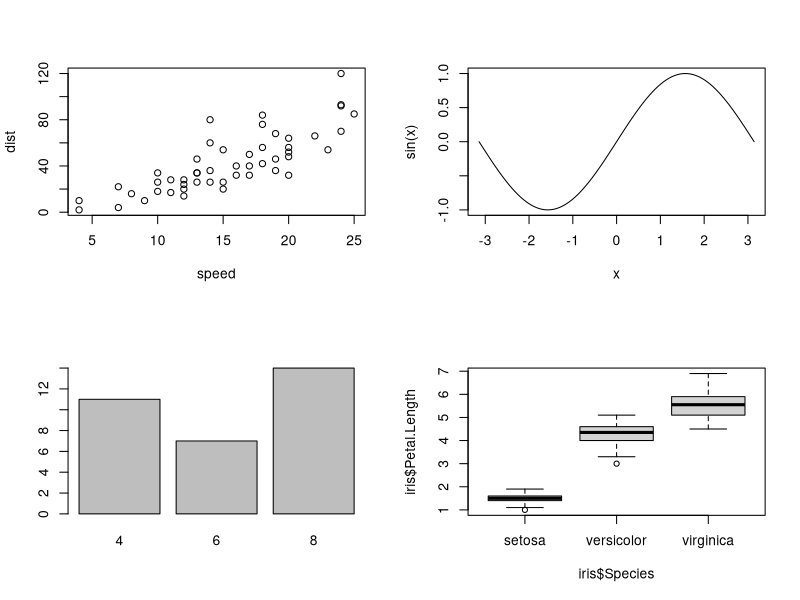

This figure's R source:
# 將一個畫布切割成為 2X2 個區塊，並使用 **Base Plotting System** 繪製任意四種圖形。
par(mfrow = c(2, 2))
# 任意選擇不同圖形練習
plot(cars)
curve(sin, from = -pi, to = pi)
barplot(table(mtcars$cyl))
boxplot(iris$Petal.Length ~ iris$Species)